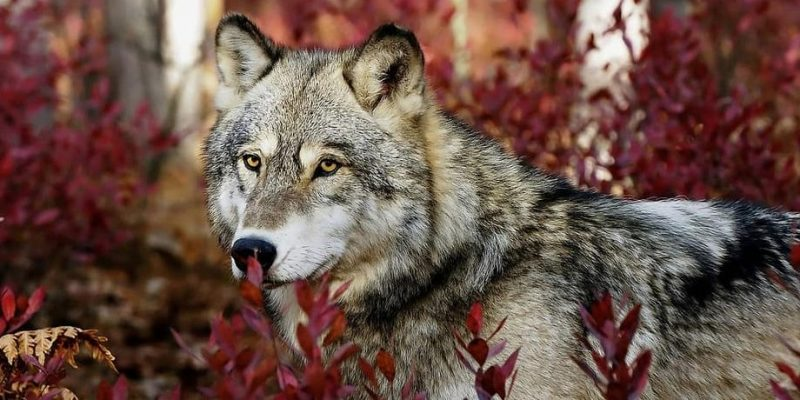
#> input picture TPs/Totalmente resueltos/Obligatorios Modulo 4/images/lobito2.jpg, 800 x 400 px
$ python NUMPY.py
#> lines starting #> are read from the running program, lines starting #| are printed output that depends on the picture; after the words box and inside, x2 and y2 are one past the last pixel; in counts of white or black regions, pixels touching at a corner belong together
import matplotlib.pyplot as plt
import cv2
import numpy as np
from numpy import log10

class Imagenes():
    """Crea instancias en las cuales almacena una imgen (array) y cuenta con métodos para interactuar con esta"""

    def __init__(self, image = None, filename:str = ""):
        """Almacena un array 2D o 3D o lo crea a partir de su directorio y nombre"""

        try:
            self.image = np.clip(image,0,255).astype('int16')
            self.fil = self.size()[0] #número de filas
            self.col = self.size()[1] #número de columnas

        except:
            self.image = np.clip(self.loadImage(filename),0,255).astype('int16')
            self.fil = self.size()[0] #número de filas
            self.col = self.size()[1] #número de columnas

        else:
            print("Se creó la imagen sin problemas")

    def loadImage(self, filename:str):
        '''
        Retorna un array correspondiente a una imagen.
        Argumentos:
            -filename (str): dirección correspondiente a una imagen en el almacenamiento
        '''
        im_cv = cv2.imread(filename)
        im_rgb = cv2.cvtColor(im_cv, cv2.COLOR_BGR2RGB)

        return im_rgb

    def showImage(self):
        '''
        Muestra la imagen almacenada en la instancia de clase Imagenes.
        '''
        dpi = 80

        height, width  = self.image.shape[:2]

        figsize = width / float(dpi), height / float(dpi)

        fig = plt.figure(figsize=figsize)
        ax = fig.add_axes([0, 0, 1, 1])

        ax.axis('off')

        ax.imshow(self.image)

        plt.show()

    def size(self):
        '''
        Retorna una tupla correspondiente a las dimensiones de la imagen de la forma (filas, columnas, capas)
        '''
        return self.image.shape

    # [136 lines left out: functions saveImage, ajustarBrillo, getHistograma, plot_histograma, getChannels, ajustarContraste and 2 more, not called in this run]

def aplicarKernel(imagen:'Imagenes', kernel:'numpy.ndarray'):
    '''
    Retorna un objeto de clase Imagenes con un filtrado a partir de la aplicacion de un kernel
    Argumentos:
        -imagen (Imagenes): instancia de la clase Imagenes a la que se le desea aplicar el kernel
        -kernel (numpy array): mascara a aplicar sobre la imagen
    '''

    matriz = imagen.image
    filas = imagen.fil
    columnas = imagen.col

    kfilas = kernel.shape[0]
    kcolumnas = kernel.shape[1]

    convolucion = np.zeros((filas, columnas, 3))
    ksum = np.sum(kernel)
    if ksum == 0:
        ksum = 1
    else:
        ksum = ksum

    for canal in range(3):
        for fila in range(filas):
            for columna in range(columnas):

                try:
                    afiltrar = matriz[fila:fila+kfilas,
                    columna:columna+kcolumnas,
                    canal]

                    convolucion[fila+(kfilas//2)][columna+(kfilas//2)][canal] = np.sum(afiltrar*kernel)/ksum

                except:
                    pass

    im_convolucion = Imagenes(convolucion)

    return im_convolucion

def aplicar_umbral(imagen:'Imagenes', umbral:'int' = 60):
    '''
    Hace que los píxeles en la imagen tomen valor 0 o 255 dependiendo si están por debajo o encima de un umbral.
    Argumentos:
        -imagen (Imagenes): Instancia de la clase imagen a la que se le desea aplicar un umbral
        -umbral (int): numero entero que funcionará como umbral de píxeles
    '''

    if 255 >= umbral >= 0:
        matriz = imagen.image

        matriz = np.where(matriz < umbral, 0, 255)

        imagen_cbin = Imagenes(image = matriz)

        return imagen_cbin

    else:
        raise ValueError('El umbral se escapa del rango entre 0 y 255')

def main():
    nueva_imagen = Imagenes(filename = 'images/lobito2.jpg')
#> in loadImage, im_cv is the input picture: shape (400, 800, 3); mean B, G, R 71.1, 80.9, 107.3
    nueva_imagen.showImage()

    # [20 lines of commented-out code are left out]

    kernel = np.array([(1, 2, 1),
                      (0, 0, 0),
                      (-1, -2, -1)])# kernel top sobel
    # kernel = np.array([(-2, -1, 0),
    #                    (-1, 1, 1),
    #                    (0, 1, 2)])# kernel emboss
    image_filtrada = aplicarKernel(nueva_imagen, kernel)
#> after the loop in aplicarKernel, `for canal in range(3):`:
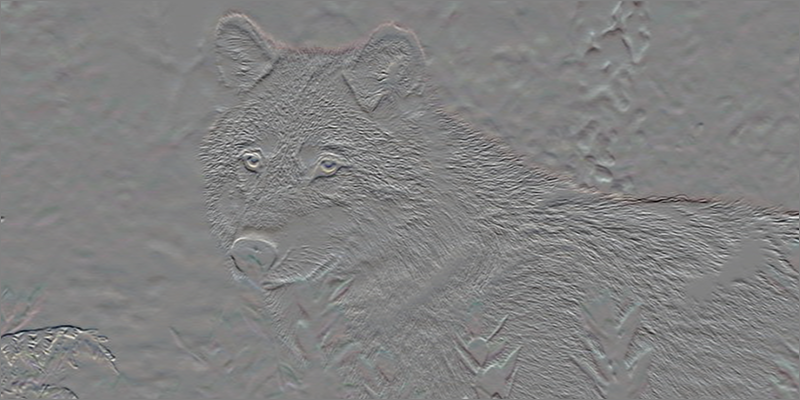
#> convolucion: shape (400, 800, 3) float64; mean R, G, B 0.7, 0.4, 0.4; drawn with min black and max white
#> call 2 of __init__, with filename = ''
#> in __init__ (call 2), `self.image = np.clip(image,0,255).astype('int16')`:
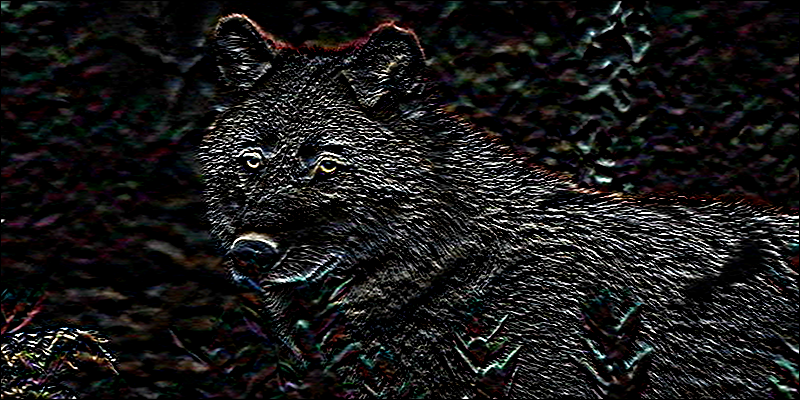
#> self.image: shape (400, 800, 3) int16; mean R, G, B 24.8, 24.3, 24.2
    image_filtrada.showImage()

    imagen_angiografia = Imagenes(filename = 'images/coronary4.jpg')
#> call 2 of loadImage, with filename = 'images/coronary4.jpg'
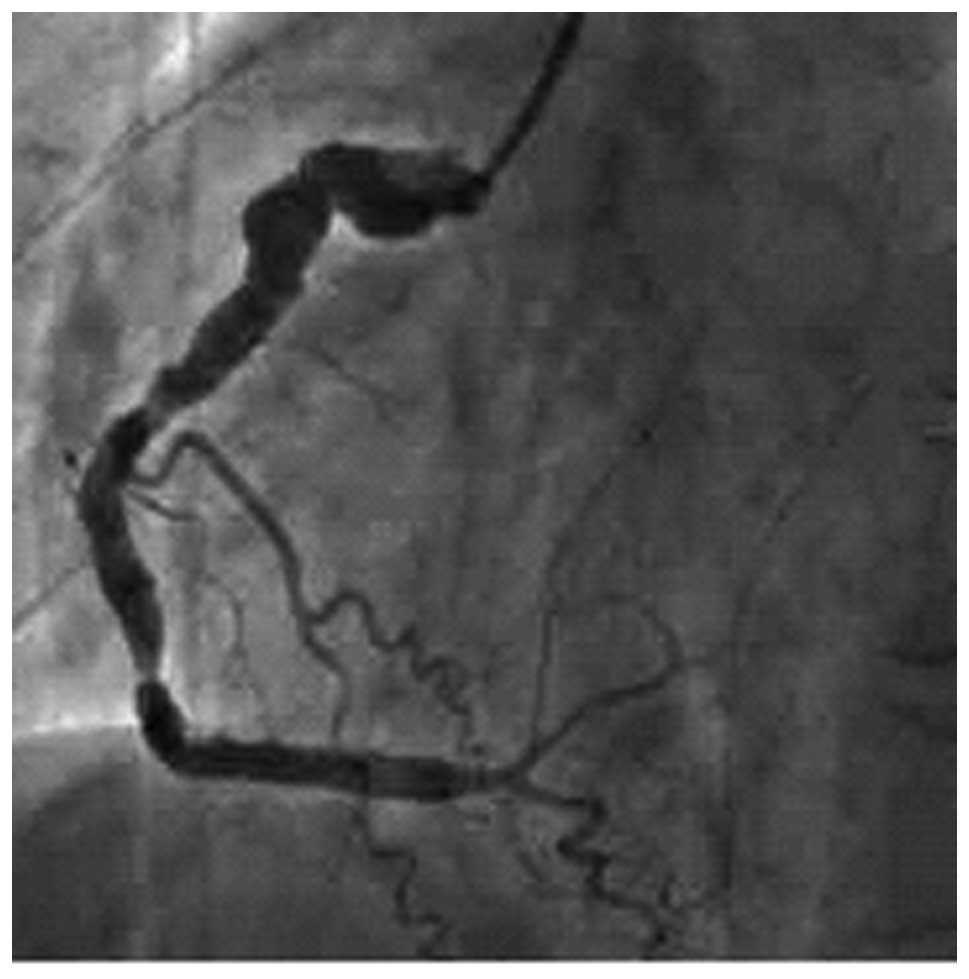
#> input picture TPs/Totalmente resueltos/Obligatorios Modulo 4/images/coronary4.jpg, 969 x 979 px
#> in loadImage, im_cv is the input picture: shape (979, 969, 3); min 0, max 255, mean 86.8
    imagen_angiografia.showImage()

    im_bin = aplicar_umbral(imagen_angiografia, 55)
#> in aplicar_umbral, `matriz = np.where(matriz < umbral, 0, 255)`:
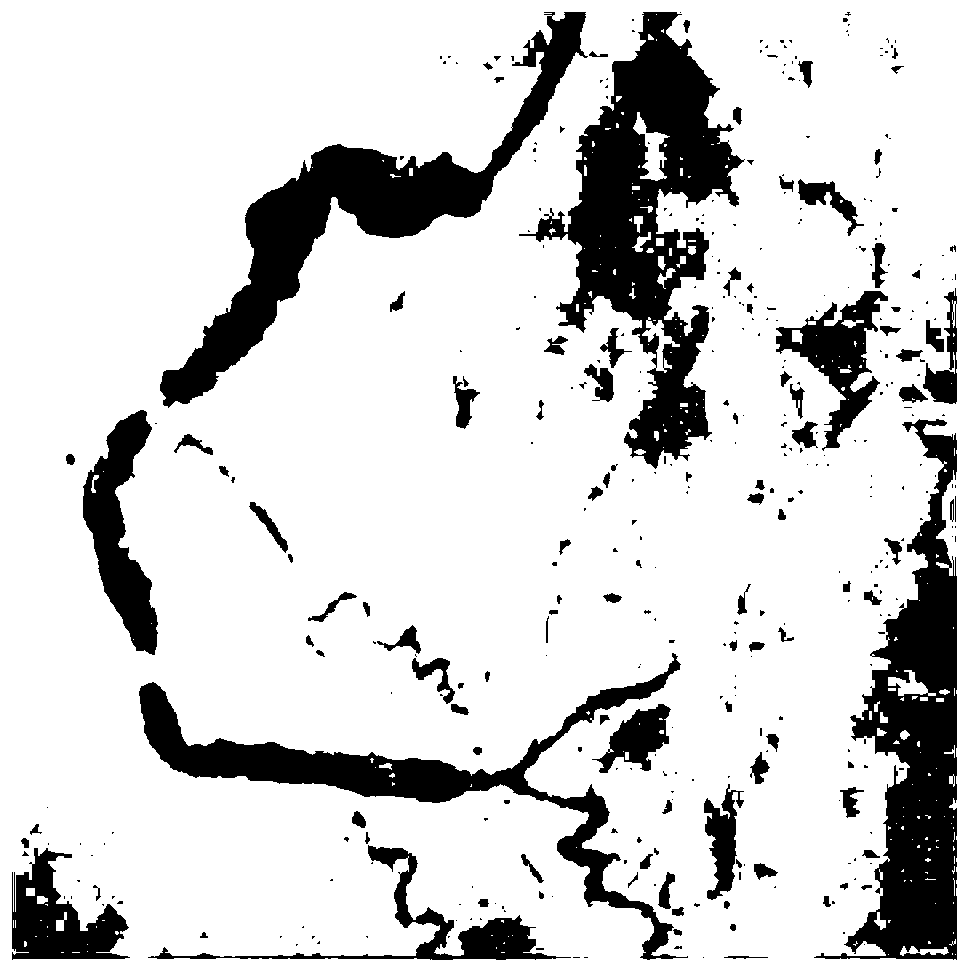
#> matriz: shape (979, 969, 3) int64; 82.5% white; 398 black regions (278 under 20 px), largest, box (x1, y1, x2, y2) and area: (519, 12, 745, 469) 37111, (814, 419, 957, 960) 30421, (160, 12, 588, 408) 28593
    im_bin.showImage()

main()
